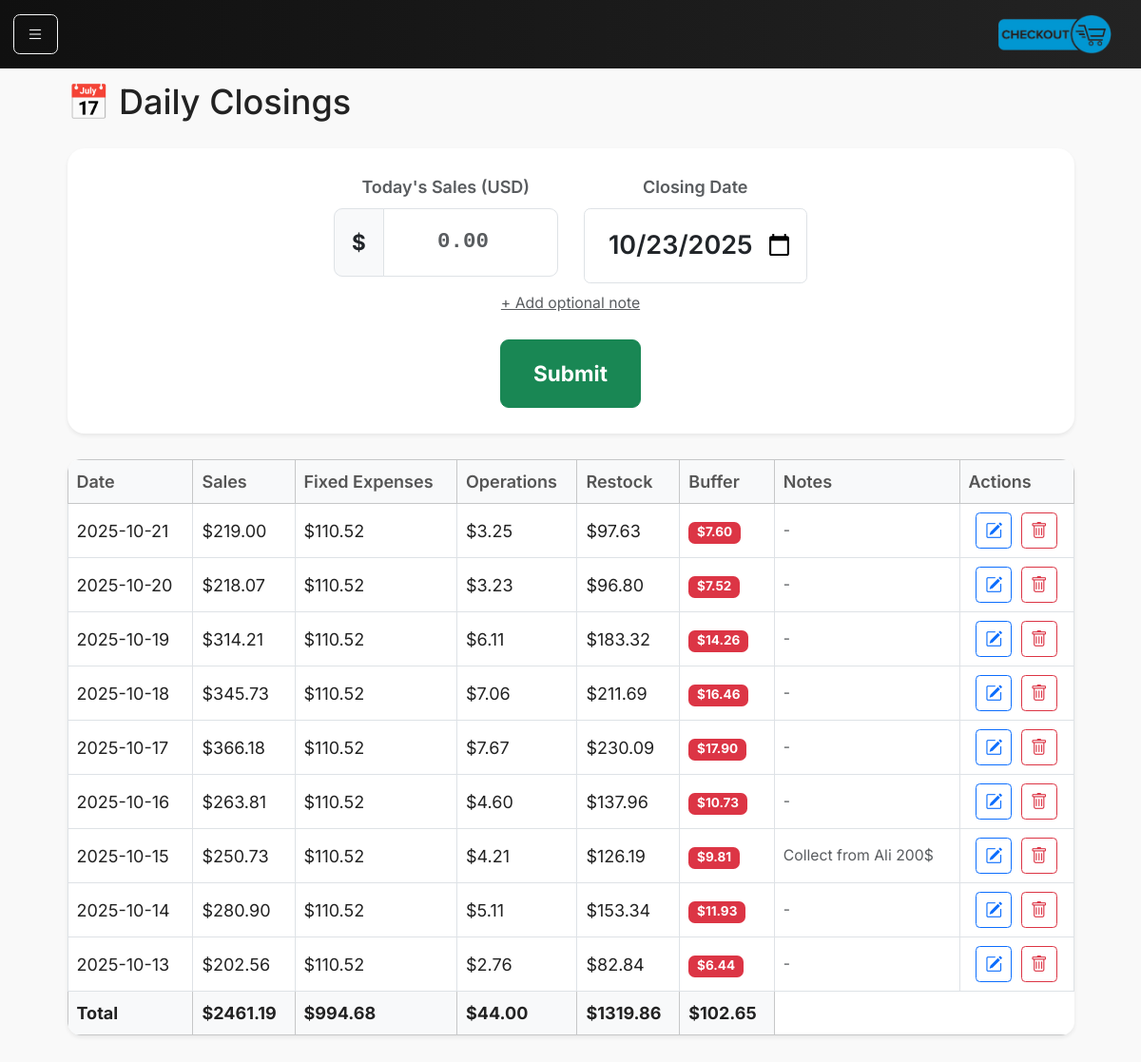
Page /closings on the earlier database version.
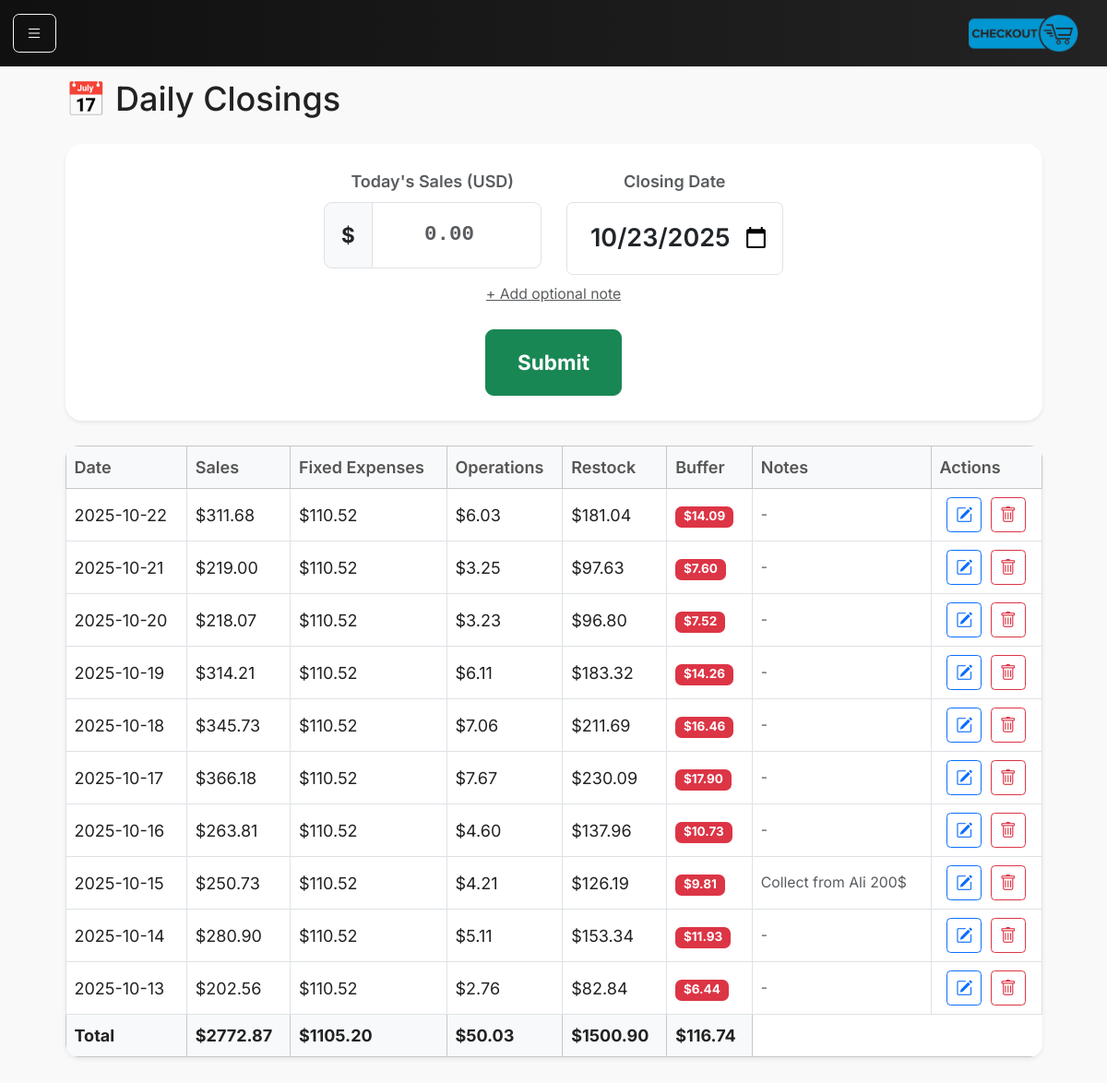
Same page on the later database version.
### models.py (models this page shows)
class DailyClosing(db.Model):
    __tablename__ = "daily_closings"
    id = db.Column(db.Integer, primary_key=True)
    date = db.Column(db.Date, nullable=False, unique=True)
    sales_cents = db.Column(db.Integer, nullable=False)
    fixed_allocation_cents = db.Column(db.Integer, default=0)
    ops_allocation_cents = db.Column(db.Integer, default=0)
    inventory_allocation_cents = db.Column(db.Integer, default=0)
    buffer_allocation_cents = db.Column(db.Integer, default=0)
    payment_mode = db.Column(db.String(20))
    notes = db.Column(db.String(255))
    created_at = db.Column(db.DateTime, default=datetime.utcnow)

### main.py (the view)
@app.route("/closings")
def closings():
    from main import DailyClosing
    all_closings = DailyClosing.query.order_by(DailyClosing.date.desc()).all()
    return render_template("closings.html", closings=all_closings, today=date.today())

### main.py (called while the page is built)
@app.context_processor
def inject_request():
    return dict(request=request)

### templates/closings.html (shortened to what this page needs)
{% extends "base.html" %}
{% block content %}
<div class="container-fluid">
  <div class="d-flex justify-content-between align-items-center mb-3">
    <h2>📅 Daily Closings</h2>
  </div>
  <div class="card shadow-sm mb-4 border-0">
    <div class="card-body py-4">
      <form method="POST" action="{{ url_for('daily_close') }}" class="text-center">
        <div class="row justify-content-center g-4">
          <div class="col-md-3 col-sm-6">
            <label for="sales" class="form-label text-muted fw-semibold fs-6">Today's Sales (USD)</label>
            <div class="input-group input-group-lg">
              <span class="input-group-text bg-light fw-bold">$</span>
              <input type="number" name="sales" id="sales"
                class="form-control text-center display-5 fw-bold py-3 sale-input" min="0" step="0.01"
                placeholder="0.00" required autofocus>
            </div>
          </div>
          <div class="col-md-3 col-sm-6">
            <label for="date" class="form-label text-muted fw-semibold fs-6">Closing Date</label>
            <input type="date" name="date" id="date" class="form-control text-center fs-4 fw-semibold py-3 date-input"
              value="{{ today.isoformat() }}" required>
          </div>
          <a class="small text-muted d-block mt-2" data-bs-toggle="collapse" href="#collapseNotes">
            + Add optional note
          </a>
          <div class="col-md-2 col-sm-6 d-flex align-items-end">
            <button type="submit" class="btn btn-success btn-lg w-100 py-3 fw-bold">
              Submit
            </button>
          </div>
        </div>
      </form>
    </div>
  </div>
  <table class="table table-bordered bg-white shadow-sm">
    <thead class="table-light">
      <tr>
        <th>Date</th>
        <th>Sales</th>
        <th>Fixed Expenses</th>
        <th>Operations</th>
        <th>Restock</th>
        <th>Buffer</th>
        <th>Notes</th>
        <th style="width: 120px;">Actions</th>
      </tr>
    </thead>
    <tbody>
      {% for c in closings %}
      <tr>
        <td>{{ c.date }}</td>
        <td>${{ "%.2f"|format(c.sales_cents / 100) }}</td>
        <td>${{ "%.2f"|format(c.fixed_allocation_cents / 100) }}</td>
        <td>${{ "%.2f"|format(c.ops_allocation_cents / 100) }}</td>
        <td>${{ "%.2f"|format(c.inventory_allocation_cents / 100) }}</td>
        <td>
          <span
            class="badge bg-{% if c.buffer_allocation_cents / c.sales_cents >= 0.4 %}success{% elif c.buffer_allocation_cents / c.sales_cents >= 0.2 %}warning{% else %}danger{% endif %}">
            ${{ "%.2f"|format(c.buffer_allocation_cents / 100) }}
          </span>
        </td>
        <td class="text-start small text-muted">{{ c.notes or "-" }}</td>
        <td class="text-center">
          <button class="btn btn-sm btn-outline-primary me-1" data-bs-toggle="modal" data-bs-target="#editClosingModal"
            data-id="{{ c.id }}" data-date="{{ c.date }}" data-sales="{{ c.sales_cents / 100 }}"
            data-notes="{{ c.notes or '' }}">
            <i class="bi bi-pencil-square"></i>
          </button>
          <button class="btn btn-sm btn-outline-danger" data-bs-toggle="modal" data-bs-target="#deleteClosingModal"
            data-id="{{ c.id }}" data-date="{{ c.date }}">
            <i class="bi bi-trash"></i>
          </button>
        </td>
      </tr>
      {% else %}
      <tr>
        <td colspan="6" class="text-center text-muted">No closings found</td>
      </tr>
      {% endfor %}
    </tbody>
    <tfoot class="table-light fw-bold">
      <tr>
        <td>Total</td>
        <td>
          ${{ '%.2f' % ((closings | sum(attribute='sales_cents', start=0)) / 100) }}
        </td>
        <td>
          ${{ '%.2f' % ((closings | sum(attribute='fixed_allocation_cents', start=0)) / 100) }}
        </td>
        <td>
          ${{ '%.2f' % ((closings | sum(attribute='ops_allocation_cents', start=0)) / 100) }}
        </td>
        <td>
          ${{ '%.2f' % ((closings | sum(attribute='inventory_allocation_cents', start=0)) / 100) }}
        </td>
        <td>
          ${{ '%.2f' % ((closings | sum(attribute='buffer_allocation_cents', start=0)) / 100) }}
        </td>
      </tr>
    </tfoot>
  </table>
</div>
{% endblock %}

### templates/base.html (shortened to what this page needs)
<!doctype html>
<html lang="en">
<head>
    <link href="https://cdn.jsdelivr.net/npm/bootstrap@5.3.3/dist/css/bootstrap.min.css" rel="stylesheet">
    <link href="{{ url_for('static', filename='main.css') }}" rel="stylesheet">
    <link rel="stylesheet" href="https://cdn.jsdelivr.net/npm/bootstrap-icons@1.11.3/font/bootstrap-icons.css">
    <link rel="stylesheet" href="https://cdn.jsdelivr.net/npm/ag-grid-community@34.3.0/styles/ag-grid.css">
    <link rel="stylesheet" href="https://cdn.jsdelivr.net/npm/ag-grid-community@34.3.0/styles/ag-theme-quartz.css">
    <link rel="stylesheet" href="https://cdn.datatables.net/1.13.8/css/dataTables.bootstrap5.min.css">
</head>
<body>
    <nav class="navbar navbar-dark bg-dark fixed-top">
        <div class="container-fluid">
            <button class="btn btn-outline-light me-2" type="button" data-bs-toggle="offcanvas"
                data-bs-target="#sidebar" aria-controls="sidebar">
                <i class="bi bi-list"></i>
            </button>
            <a class="navbar-brand" href="/"><img src="static/assets/logo.png"></a>
        </div>
    </nav>
    <main class="container px-4">
        {% block content %}{% endblock %}
    </main>
    <div class="position-fixed bottom-0 end-0 p-3" style="z-index: 11">
    </div>
</body>
</html>

### static/main.css (style rules this page uses)
html, body { font-family: 'Inter', sans-serif; background-color: #f6f8fb; color: #222; font-size: 18px; padding-top: 25px; background-color: #f9f9f9; }
.navbar { background: linear-gradient(90deg, #101010, #232323); }
.navbar img { max-width: 120px; }
.navbar-brand { font-weight: 700; letter-spacing: 0.5px; font-size: 1.4rem; }
main { padding-top: 2rem; padding-bottom: 2rem; }
.card { border-radius: 1rem; }
.table { border-radius: 0.8rem; overflow: hidden; }
.table th { color: #555; font-weight: 600; }
.table td { color: #222; }
.sale-input { font-family: 'Roboto Mono', monospace; font-size: 2.2rem; transition: box-shadow 0.2s ease; }
.date-input { font-size: 1.5rem; text-align: center; }
.btn-sm i { font-size: 1rem; vertical-align: middle; }
:root { --ccg-accent: #0d6efd; --ccg-muted: #6c757d; --ccg-card-bg: #ffffff; --ccg-card-br: #e9ecef; }
.table > :not(caption) > * > * { vertical-align: middle; }

Differences in the rows shown:
added DailyClosing: date "2025-10-22", c.sales_cents/100 "311.68", c.fixed_allocation_cents/100 "110.52", c.ops_allocation_cents/100 "6.03", c.inventory_allocation_cents/100 "181.04", c.buffer_allocation_cents/100 "14.09", notes "-"
Other differences:
{{ '%.2f' % ((closings | sum(attribute='sales_cents', start=0)) / 100) }}: "2461.19" → "2772.87"
text no longer shown: "994.68 44.00 1319.86 102.65"
text now shown: "1105.20 50.03 1500.90 116.74"
